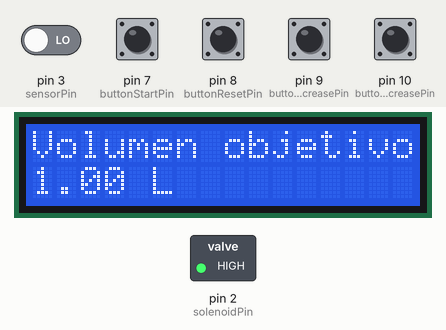
Simulated run of this sketch. Board: Arduino Uno, built with avr-gcc and run on an emulated ATmega328P. Parts: 16×2 character LCD, switched loads named in the sketch (green lamp = pin HIGH). Inputs (shaded band) come from the test bench; at power-on: pin 7 (buttonStartPin), pin 8 (buttonResetPin), pin 9 (buttonIncreasePin), pin 10 (buttonDecreasePin) HIGH, pin 3 (sensorPin) LOW.

Above: at 1.6 s.
1.7 s: pin 7 (buttonStartPin) pulled LOW for 0.15 s
At 3.2 s:
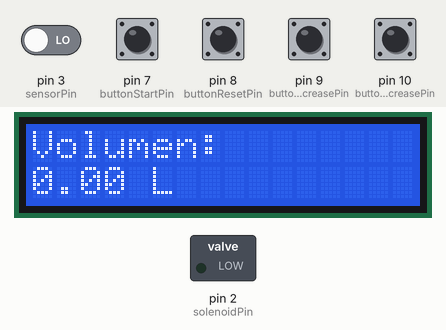
3.7 s: pin 8 (buttonResetPin) pulled LOW for 0.15 s
At 3.76 s:
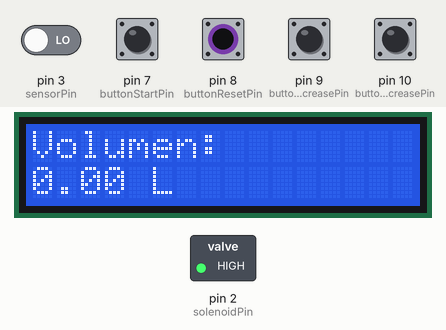
5.3 s: pin 9 (buttonIncreasePin) pulled LOW for 0.15 s
At 6.3 s:
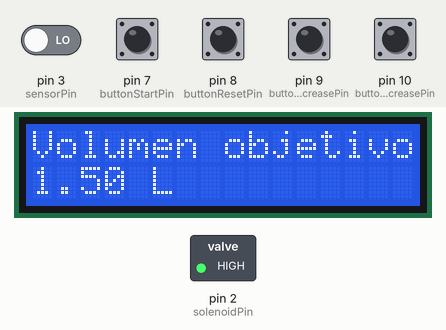
7.3 s: pin 10 (buttonDecreasePin) pulled LOW for 1 s
At 9.1 s:
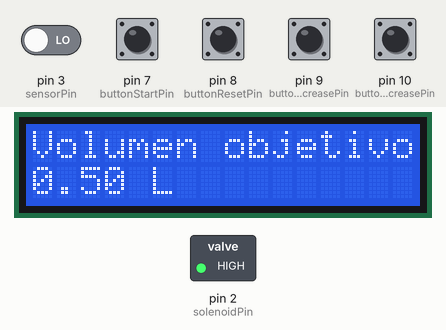
9.8 s: pin 9 (buttonIncreasePin) pulled LOW for 1 s
At 11.3 s:
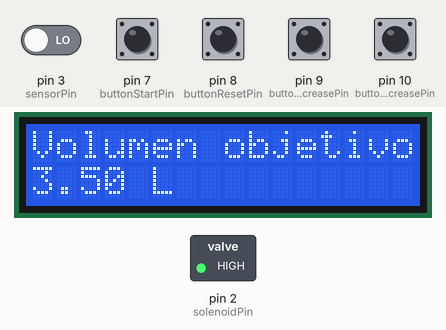
12.3 s: pin 10 (buttonDecreasePin) pulled LOW for 0.15 s
At 14.1 s:
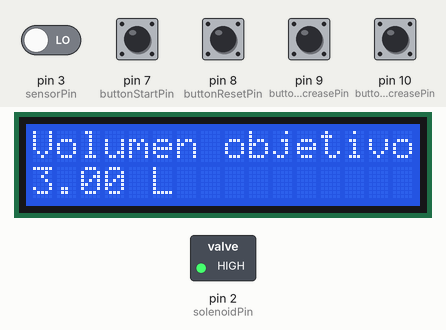
Timing chart, 0 to 15.3 s (numbered marks = the images above; inputs shaded):
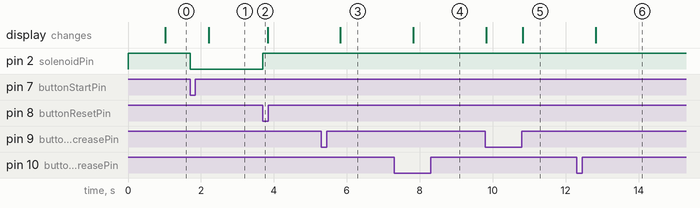

Measured:
- after the input at 1.7 s, pin 2 (solenoidPin): HIGH → LOW at once; the display: changes after 0.52 s (image 1)
- after the input at 3.7 s, pin 2 (solenoidPin): LOW → HIGH at once
- after the input at 5.3 s, the display: changes after 0.53 s (image 3)
- after the input at 7.3 s, the display: changes after 0.53 s (image 4)
- after the input at 9.8 s, the display: first changes at once (image 5 shows a later state)
- after the input at 12.3 s, the display: changes after 0.53 s (image 6)

The sketch:

waterSensorProject.ino
```cpp
#include <Wire.h>
#include <LCD.h>
#include <LiquidCrystal_I2C.h>

LiquidCrystal_I2C lcd(0x27, 2, 1, 0, 4, 5, 6, 7); // Dirección I2C y pines de conexión

const int sensorPin = 3;
volatile long pulse;

float volume;
float maxVol = 1.0;
float targetVol = maxVol;

const int solenoidPin = 2;       // Válvula

const int buttonStartPin = 7;    // Inicio
const int buttonResetPin = 8;    // Reinicio
const int buttonIncreasePin = 9; // Volumen ++
const int buttonDecreasePin = 10; // Volumen --

bool systemRunning = false;   // Estado del sistema
//bool valveClosed = false;

unsigned long lastButtonTime = 0; // Almacén de tiempo de la última acción de los botones
const unsigned long buttonDelay = 200; // Retardo entre acciones de los botones

unsigned long lastVolumeUpdate = 0; // Almacén de tiempo de la última actualización del volumen
const unsigned long volumeUpdateInterval = 500; // Intervalo de actualización del volumen

unsigned long lastPrintTime = 0; // Almacén de tiempo de la última impresión
const unsigned long printInterval = 1000;

void setup() {
  // Sistema
  pinMode(sensorPin, INPUT);
  pinMode(buttonStartPin, INPUT_PULLUP);
  pinMode(buttonResetPin, INPUT_PULLUP);
  pinMode(buttonIncreasePin, INPUT_PULLUP);
  pinMode(buttonDecreasePin, INPUT_PULLUP);
  pinMode(solenoidPin, OUTPUT);
  Serial.begin(9600);
  attachInterrupt(digitalPinToInterrupt(sensorPin), increase, RISING);
  digitalWrite(solenoidPin, HIGH);

  // Configuración LCD
  lcd.setBacklightPin(3, POSITIVE);
  lcd.setBacklight(HIGH);
  lcd.begin(16, 2);
  lcd.clear();
}

void loop() {
  // Estado de los botones
  bool startButtonState = digitalRead(buttonStartPin);
  bool resetButtonState = digitalRead(buttonResetPin);
  bool increaseButtonState = digitalRead(buttonIncreasePin);
  bool decreaseButtonState = digitalRead(buttonDecreasePin);

  // Ajustar el volumen
  if (!systemRunning) {
    unsigned long currentTime = millis();

    if (increaseButtonState == LOW && currentTime - lastButtonTime >= buttonDelay && targetVol < 10.0) {
      targetVol += 0.5; // 500 ml ++
      lastButtonTime = currentTime;
    }
    if (decreaseButtonState == LOW && currentTime - lastButtonTime >= buttonDelay && targetVol > 0.5) {
      targetVol -= 0.5; // 500 ml --
      lastButtonTime = currentTime;
    }
    if (currentTime - lastPrintTime >= printInterval) {
      lcd.clear();
      lcd.setCursor(0, 0);
      lcd.print("Volumen objetivo:");
      lcd.setCursor(0, 1);
      lcd.print(targetVol);
      lcd.print(" L");
      lastPrintTime = currentTime;
    }
  }

  // Iniciar si no está en ejecución
  if (startButtonState == LOW && !systemRunning) {
    systemRunning = true;
    digitalWrite(solenoidPin, LOW);
    lastVolumeUpdate = millis();
    delay(100);
  }

  // Finalizar = objetivo
  if (volume >= targetVol && systemRunning) {
    digitalWrite(solenoidPin, HIGH);
    lcd.clear();
    lcd.setCursor(0, 0);
    lcd.print("Reinicie el sistema");
    delay(1000);
    //systemRunning = false; // Reiniciar el sistema
  }

  // Reiniciar todo
  if (resetButtonState == LOW) {
    pulse = 0;
    volume = 0.0;
    targetVol = maxVol;
    systemRunning = false;
    //valveClosed = false; // Restablecer el estado de la válvula
    digitalWrite(solenoidPin, HIGH);
    delay(100);
  }

  // Actualizar volumen
  if (systemRunning && millis() - lastVolumeUpdate >= volumeUpdateInterval) {
    volume = 1.5373 * pulse / 1000;
    lcd.clear();
    lcd.setCursor(0, 0);
    lcd.print("Volumen:");
    lcd.setCursor(0, 1);
    lcd.print(volume);
    lcd.print(" L");
    lastVolumeUpdate = millis();
  }
}

void increase() {
  if (systemRunning) {
    pulse++;
  }
}
```
